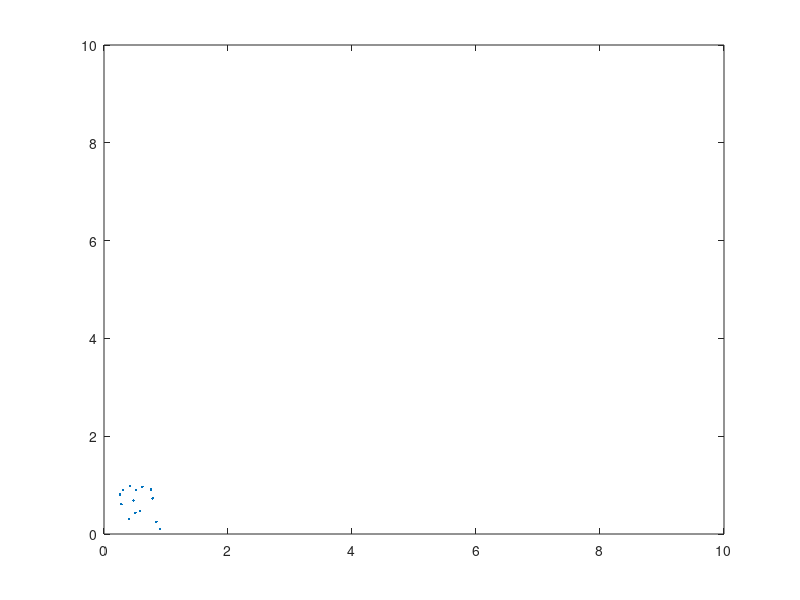

The MATLAB script that drew this image:
%Robot Team Spawn is random
rng('default');
x = rand(15,1);
y = rand(15,1);
plot(x,y,'.')
xlim([0 10])
ylim([0 10])
hold on

OBSTACLES = 1;
ROBOTS = 2;
INVADERS = 3;
map = zeros(10,10,3);
map(3:5,4:10,OBSTACLES)=1;
%Invader Team Spawn is random
% a = rand(1,1);
% b = rand(4,4);
% plot(a,b,'x')
% hold on
% 
% %Goal Spawn is fixed
% c = 0.5;
% d = 0.5;
% plot(c,d,'*')
% 
% %Boundary of Game
% j = boundary(x,y,0.1);
% hold on;
% plot(x(j),y(j));
% 
% n = 20; %How many steps
% xy = 1 * rand(2,n)+1; %Next point, right now completely random



